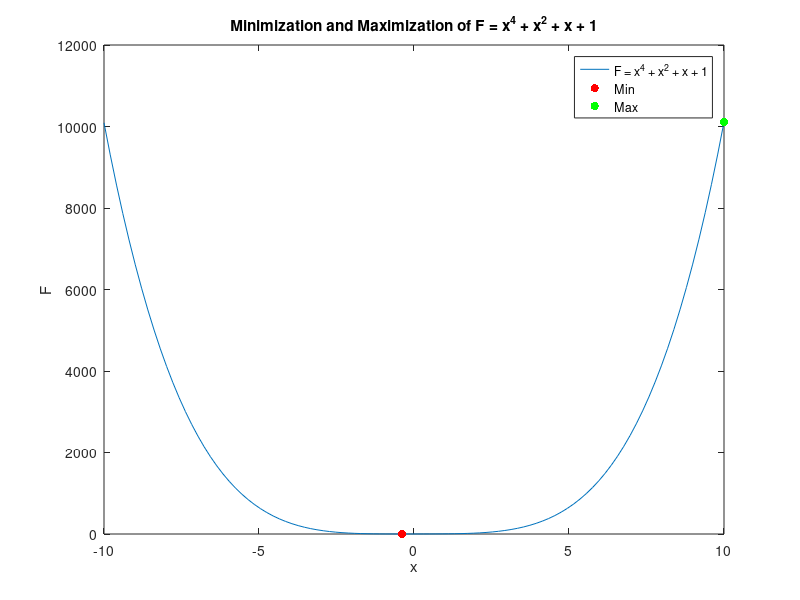

Reproduce this figure in MATLAB. (Note: this script raises an error after producing the figure.)
function exampleFunction1()
    % Определение границ интервала для поиска минимума и максимума
    xLower = -10;
    xUpper = 10;

    % Нахождение минимума функции
    [xMin, fMin] = fminbnd(@(x) (x^4 + x^2 + x + 1), xLower, xUpper);

    % Нахождение максимума функции
    [xMax, fMax] = fminbnd(@(x) -(x^4 + x^2 + x + 1), xLower, xUpper);

    % Создание массива значений x для построения графика
    x = linspace(xLower, xUpper, 100);
    y = x.^4 + x.^2 + x + 1;

    % Построение графика функции
    plot(x, y);
    hold on;
    scatter(xMin, fMin, 'r', 'filled');
    scatter(xMax, -fMax, 'g', 'filled');
    xlabel('x');
    ylabel('F');
    title('Minimization and Maximization of F = x^4 + x^2 + x + 1');
    legend('F = x^4 + x^2 + x + 1', 'Min', 'Max');

    % Вывод результатов в виде таблицы
    results = table(['Min'; 'Max'], [xMin; xMax], [fMin; -fMax], 'VariableNames', {'Type', 'x', 'F'});
    disp(results);
end